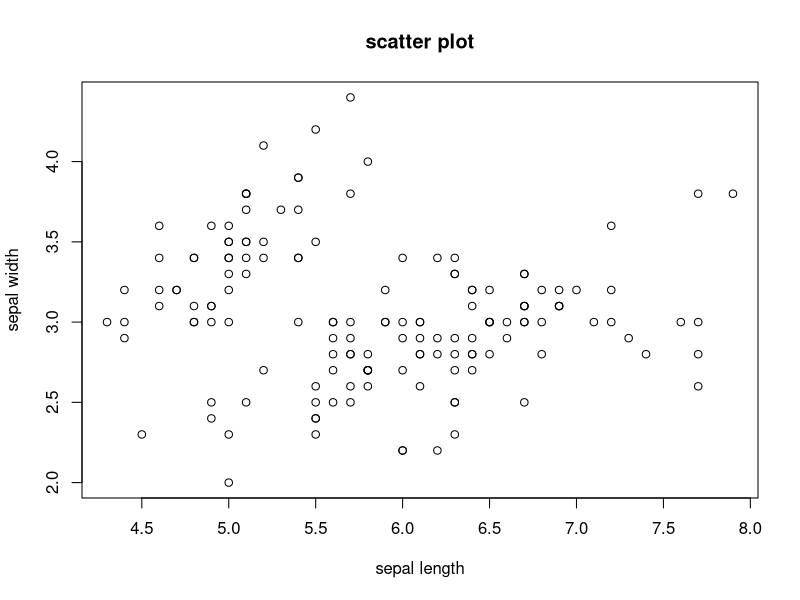
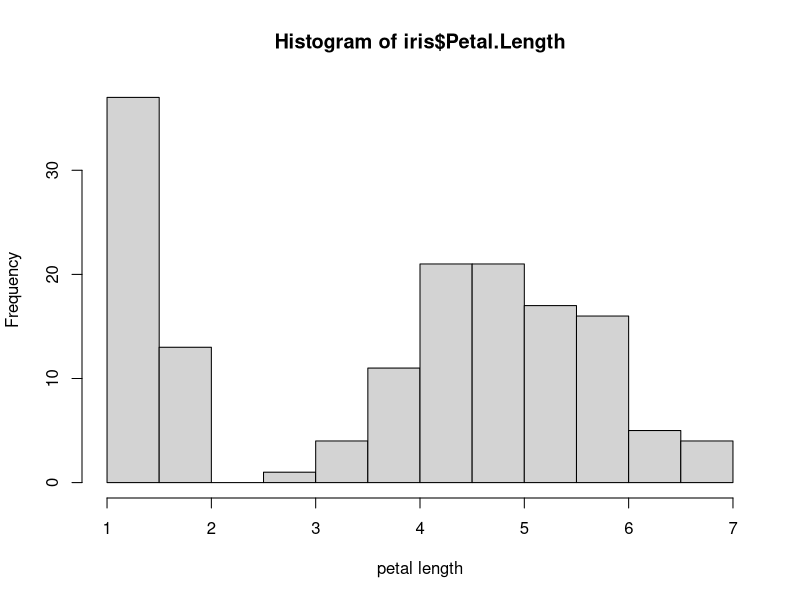
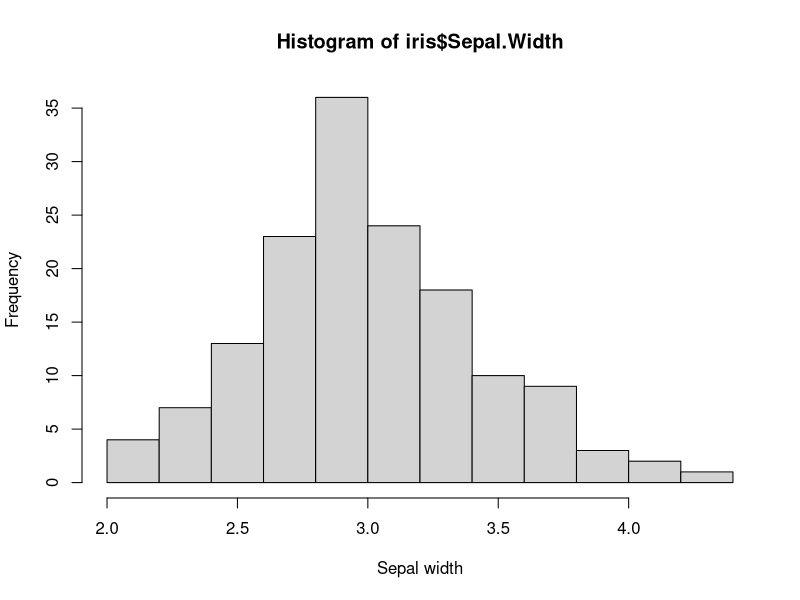
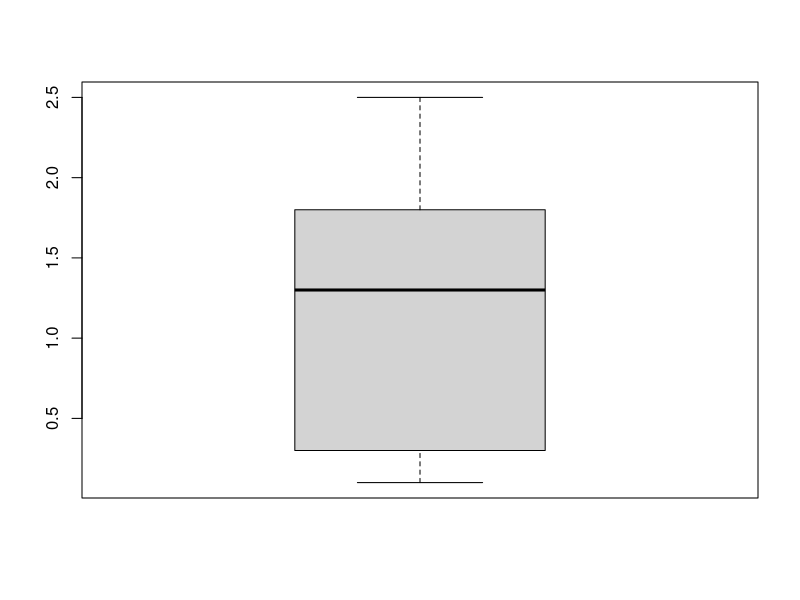
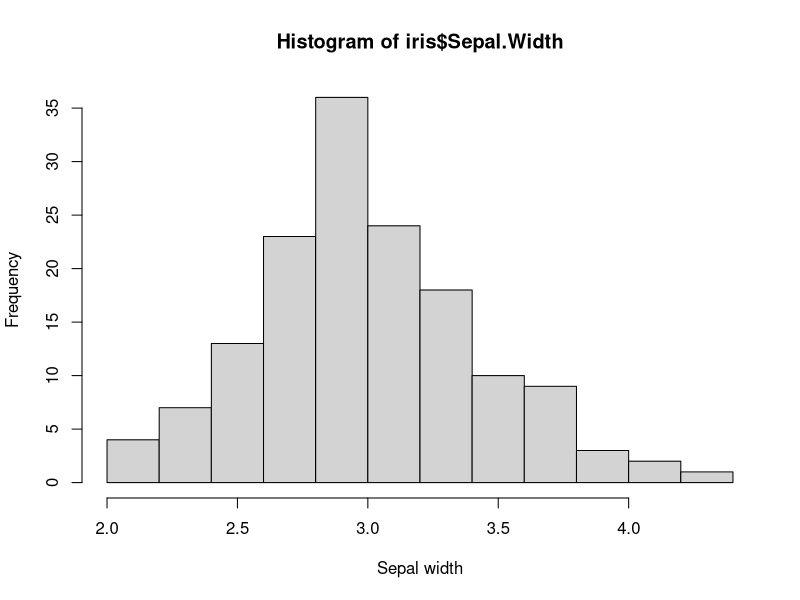
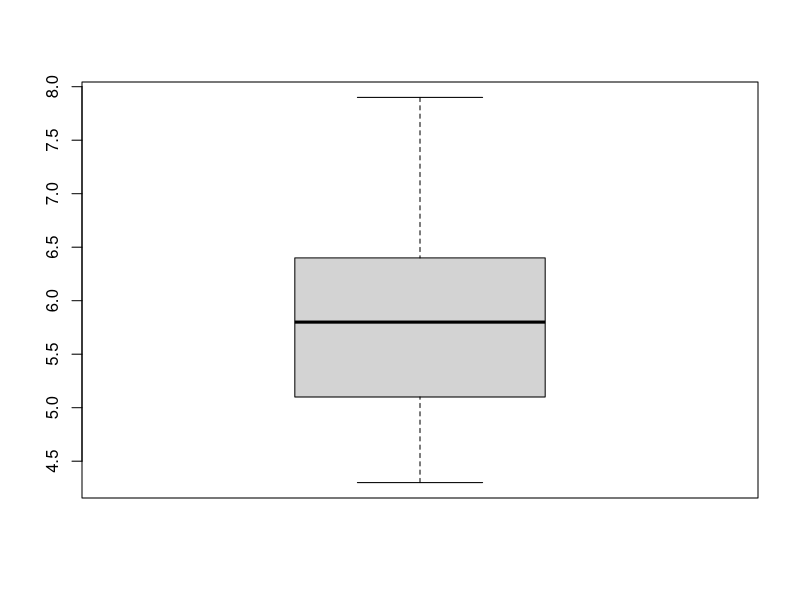

Generate these figures, in order, with R:
head(iris)
plot(x = iris$Sepal.Length, y = iris$Sepal.Width, xlab = "sepal length",
     ylab = "sepal width", main = "scatter plot")
hist(x = iris$Petal.Length, xlab = "petal length")
hist(x = iris$Sepal.Width, xlab = "Sepal width")
boxplot(x = iris$Petal.Width)
hist(x = iris$Sepal.Width, xlab = "Sepal width")
boxplot(x = iris$Sepal.Length) 
complex_func <- function(x,y,z) {
  return(sum(sqrt(x + y) + z))
}
print(complex_func(x = iris$Sepal.Length,y=iris$Sepal.Width,z=iris$Petal.Length))
